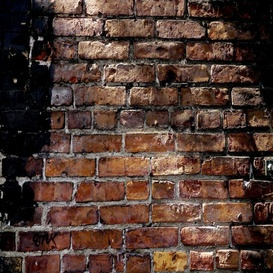
#> input picture data/images/color_estimation/validation_dark_uneven.jpg, 273 x 273 px, shrunk from 640 x 640 before the run
$ python -i experiment_isolated_brick_clusters.py   (imports and definitions only)   (older library calls are emulated)
#> lines starting #> are read from the running program, lines starting #| are printed output that depends on the picture; after the words box and inside, x2 and y2 are one past the last pixel; in counts of white or black regions, pixels touching at a corner belong together
### scripts/validate_wall_lab_clusters.py
import json
from pathlib import Path

import cv2
import numpy as np


PROJECT_ROOT = Path(__file__).resolve().parents[1]
IMAGE_DIRECTORY = PROJECT_ROOT / "data" / "images" / "color_estimation"
OUTPUT_DIRECTORY = PROJECT_ROOT / "outputs" / "wall_lab_clusters"
SCENE_NAMES = (
    "wall_exposure_dark",
    "wall_mixed_colors",
    "wall_stylized",
    "wall_textured",
)
CLUSTER_COUNT = 5
TITLE_HEIGHT = 42
KMEANS_CRITERIA = (
    cv2.TERM_CRITERIA_EPS + cv2.TERM_CRITERIA_MAX_ITER,
    50,
    0.2,
)


# [6 lines left out: function load_image, not called in this run]


def cluster_lab_image(
    image: np.ndarray,
    cluster_count: int,
) -> tuple[np.ndarray, np.ndarray]:
    """Group image pixels in Lab and order clusters from dark to light."""
    lab_image = cv2.cvtColor(image, cv2.COLOR_BGR2LAB)
    pixels = lab_image.reshape(-1, 3).astype(np.float32)

    cv2.setRNGSeed(42)
    _, labels, centers = cv2.kmeans(
        pixels,
        cluster_count,
        None,
        KMEANS_CRITERIA,
        5,
        cv2.KMEANS_PP_CENTERS,
    )

    lightness_order = np.argsort(centers[:, 0])
    ordered_centers = centers[lightness_order]
    label_mapping = np.empty(cluster_count, dtype=np.int32)
    label_mapping[lightness_order] = np.arange(cluster_count)
    ordered_labels = label_mapping[labels.ravel()].reshape(lab_image.shape[:2])
    return ordered_labels, ordered_centers


# [112 lines left out: functions reconstruct_cluster_map, add_title, build_mask_panel, process_scene, main, not called in this run]


# [2 lines that do not run on import are left out]

### scripts/experiment_isolated_brick_clusters.py
import json
from itertools import combinations
from pathlib import Path

import cv2
import numpy as np

from scripts.validate_wall_lab_clusters import (
    CLUSTER_COUNT,
    build_mask_panel,
    cluster_lab_image,
    reconstruct_cluster_map,
)


PROJECT_ROOT = Path(__file__).resolve().parents[1]
IMAGE_DIRECTORY = PROJECT_ROOT / "Initial_Dataset_Bricks_LEGO"
OUTPUT_DIRECTORY = PROJECT_ROOT / "outputs" / "hackathon_isolated_bricks_experiment"


def find_table_boundary(image: np.ndarray) -> int:
    """Estimate the wall-to-table boundary from the unobstructed right side."""
    height, width = image.shape[:2]
    lab = cv2.cvtColor(image, cv2.COLOR_BGR2LAB).astype(np.float32)
    x1, x2 = round(width * 0.78), round(width * 0.98)
    y1, y2 = round(height * 0.50), round(height * 0.92)
    strip = lab[y1:y2, x1:x2]
    row_change = np.mean(np.linalg.norm(np.diff(strip, axis=0), axis=2), axis=1)
    row_change = cv2.GaussianBlur(row_change.reshape(-1, 1), (1, 15), 0).ravel()
    return y1 + int(np.argmax(row_change))


def cluster_options() -> list[tuple[int, ...]]:
    """Return every one- and two-cluster foreground hypothesis."""
    return [
        option
        for size in (1, 2)
        for option in combinations(range(CLUSTER_COUNT), size)
    ]


def clean_candidate_mask(
    labels: np.ndarray,
    selected: tuple[int, ...],
    table_y: int,
) -> tuple[np.ndarray, np.ndarray]:
    """Build a foreground mask and limit it to the physical work area."""
    height, width = labels.shape
    raw = np.where(np.isin(labels, selected), 255, 0).astype(np.uint8)
    limited = raw.copy()
    limited[: round(height * 0.10), :] = 0
    limited[min(height, table_y + round(height * 0.10)) :, :] = 0
    limited[:, : round(width * 0.055)] = 0
    limited[:, round(width * 0.985) :] = 0

    open_kernel = cv2.getStructuringElement(cv2.MORPH_RECT, (5, 5))
    close_kernel = cv2.getStructuringElement(cv2.MORPH_RECT, (9, 13))
    cleaned = cv2.morphologyEx(limited, cv2.MORPH_OPEN, open_kernel)
    cleaned = cv2.morphologyEx(cleaned, cv2.MORPH_CLOSE, close_kernel)
    return raw, cleaned


def clean_existing_mask(mask: np.ndarray, table_y: int) -> np.ndarray:
    """Apply the same spatial limits and morphology to an existing mask."""
    height, width = mask.shape
    limited = mask.copy()
    limited[: round(height * 0.10), :] = 0
    limited[min(height, table_y + round(height * 0.10)) :, :] = 0
    limited[:, : round(width * 0.055)] = 0
    limited[:, round(width * 0.985) :] = 0
    open_kernel = cv2.getStructuringElement(cv2.MORPH_RECT, (5, 5))
    close_kernel = cv2.getStructuringElement(cv2.MORPH_RECT, (9, 13))
    cleaned = cv2.morphologyEx(limited, cv2.MORPH_OPEN, open_kernel)
    return cv2.morphologyEx(cleaned, cv2.MORPH_CLOSE, close_kernel)


def component_candidates(mask: np.ndarray, table_y: int) -> tuple[list[dict], list[dict]]:
    """Separate plausible upright bricks from rejected foreground regions."""
    height, width = mask.shape
    count, _, stats, _ = cv2.connectedComponentsWithStats(mask, connectivity=8)
    accepted = []
    rejected = []
    image_area = height * width

    for label in range(1, count):
        x, y, box_width, box_height, area = (int(value) for value in stats[label])
        fill_ratio = area / max(1, box_width * box_height)
        bottom = y + box_height
        reasons = []
        if area < image_area * 0.002:
            reasons.append("area")
        if box_width < width * 0.025:
            reasons.append("width")
        if box_height < height * 0.18:
            reasons.append("height")
        if bottom < table_y - height * 0.18:
            reasons.append("unsupported")
        if fill_ratio < 0.16:
            reasons.append("fill")
        if x <= width * 0.06 or x + box_width >= width * 0.98:
            reasons.append("border")
        if y <= height * 0.12:
            reasons.append("top_border")

        item = {
            "bbox_px": {
                "x": x,
                "y": y,
                "width": box_width,
                "height": box_height,
            },
            "area_px": area,
            "fill_ratio": round(fill_ratio, 4),
            "reasons": reasons,
        }
        (accepted if not reasons else rejected).append(item)
    return accepted, rejected


def evaluate_option(
    labels: np.ndarray,
    selected: tuple[int, ...],
    table_y: int,
) -> dict:
    """Measure how well one cluster union behaves as isolated bricks."""
    height, width = labels.shape
    raw, cleaned = clean_candidate_mask(labels, selected, table_y)
    accepted, rejected = component_candidates(cleaned, table_y)

    wall_seed = raw[
        round(height * 0.10) : round(height * 0.23),
        round(width * 0.12) : round(width * 0.96),
    ]
    table_seed = raw[
        max(round(height * 0.93), table_y + round(height * 0.10)) : round(
            height * 0.99
        ),
        round(width * 0.25) : round(width * 0.96),
    ]
    wall_occupancy = float(np.mean(wall_seed > 0)) if wall_seed.size else 1.0
    table_occupancy = float(np.mean(table_seed > 0)) if table_seed.size else 1.0
    accepted_area = sum(item["area_px"] for item in accepted)
    rejected_area = sum(item["area_px"] for item in rejected)
    work_area = max(1, (table_y - round(height * 0.10)) * width)
    object_coverage = accepted_area / work_area
    accepted_share = accepted_area / max(1, accepted_area + rejected_area)
    mean_fill = (
        float(np.mean([item["fill_ratio"] for item in accepted]))
        if accepted
        else 0.0
    )
    useful_count = min(len(accepted), 8) / 8.0
    oversized = any(
        item["bbox_px"]["width"] > width * 0.65
        or item["bbox_px"]["height"] > height * 0.85
        for item in accepted
    )

    score = (
        1.6 * min(object_coverage / 0.30, 1.0)
        + 1.2 * accepted_share
        + 0.8 * mean_fill
        + 0.5 * useful_count
        - 2.6 * wall_occupancy
        - 0.7 * table_occupancy
        - (1.0 if oversized else 0.0)
        - (2.0 if not accepted else 0.0)
    )
    return {
        "selected_clusters": list(selected),
        "score": round(score, 4),
        "wall_occupancy": round(wall_occupancy, 4),
        "table_occupancy": round(table_occupancy, 4),
        "object_coverage": round(object_coverage, 4),
        "accepted_share": round(accepted_share, 4),
        "mean_fill": round(mean_fill, 4),
        "accepted_count": len(accepted),
        "rejected_count": len(rejected),
        "oversized": oversized,
        "raw_mask": raw,
        "cleaned_mask": cleaned,
        "accepted": accepted,
        "rejected": rejected,
    }


def normalized_profile(profile: np.ndarray) -> np.ndarray:
    """Normalize a one-dimensional signal without amplifying flat profiles."""
    lower, upper = np.percentile(profile, (10, 90))
    if upper <= lower:
        return np.zeros_like(profile, dtype=np.float32)
    return np.clip((profile - lower) / (upper - lower), 0.0, 1.0)


def build_local_search_region(
    image: np.ndarray,
    table_y: int,
) -> tuple[np.ndarray, np.ndarray, dict]:
    """Find broad object columns using their Lab distance from the upper wall."""
    height, width = image.shape[:2]
    lab = cv2.cvtColor(image, cv2.COLOR_BGR2LAB).astype(np.float32)
    wall_seed = lab[
        round(height * 0.10) : round(height * 0.23),
        round(width * 0.12) : round(width * 0.96),
    ]
    wall_center = np.median(wall_seed.reshape(-1, 3), axis=0)
    difference = lab - wall_center
    distance = np.sqrt(
        0.05 * difference[:, :, 0] ** 2
        + difference[:, :, 1] ** 2
        + difference[:, :, 2] ** 2
    )
    seed_difference = wall_seed - wall_center
    seed_distance = np.sqrt(
        0.05 * seed_difference[:, :, 0] ** 2
        + seed_difference[:, :, 1] ** 2
        + seed_difference[:, :, 2] ** 2
    )
    threshold = max(10.0, float(np.percentile(seed_distance, 99.0)) + 3.0)
    coarse = np.where(distance >= threshold, 255, 0).astype(np.uint8)
    coarse[: round(height * 0.10), :] = 0
    coarse[table_y:, :] = 0
    coarse[:, : round(width * 0.055)] = 0
    coarse[:, round(width * 0.985) :] = 0
    coarse = cv2.morphologyEx(
        coarse,
        cv2.MORPH_OPEN,
        cv2.getStructuringElement(cv2.MORPH_RECT, (5, 5)),
    )

    y1 = round(height * 0.18)
    y2 = table_y
    column_occupancy = np.mean(coarse[y1:y2] > 0, axis=0)
    active = np.where(column_occupancy >= 0.16, 255, 0).astype(np.uint8)
    active = cv2.morphologyEx(
        active.reshape(1, -1),
        cv2.MORPH_CLOSE,
        cv2.getStructuringElement(cv2.MORPH_RECT, (61, 1)),
    ).ravel()

    region = np.zeros_like(coarse)
    count, _, stats, _ = cv2.connectedComponentsWithStats(
        active.reshape(1, -1), connectivity=8
    )
    spans = []
    margin = round(width * 0.02)
    for label in range(1, count):
        x, _, span_width, _, _ = (int(value) for value in stats[label])
        if span_width < width * 0.045:
            continue
        start = max(round(width * 0.055), x - margin)
        stop = min(round(width * 0.985), x + span_width + margin)
        region[round(height * 0.10) : table_y + round(height * 0.10), start:stop] = 255
        spans.append({"x": start, "width": stop - start})
    return coarse, region, {
        "wall_center_lab_opencv": [round(float(value), 2) for value in wall_center],
        "distance_threshold": round(threshold, 3),
        "horizontal_spans": spans,
    }


def local_mask_quality(mask: np.ndarray, table_y: int) -> tuple[float, list[dict], list[dict]]:
    """Score a locally completed mask using only foreground geometry."""
    height, width = mask.shape
    accepted, rejected = component_candidates(mask, table_y)
    accepted_area = sum(item["area_px"] for item in accepted)
    rejected_area = sum(item["area_px"] for item in rejected)
    work_area = max(1, (table_y - round(height * 0.10)) * width)
    coverage = accepted_area / work_area
    accepted_share = accepted_area / max(1, accepted_area + rejected_area)
    mean_fill = (
        float(np.mean([item["fill_ratio"] for item in accepted]))
        if accepted
        else 0.0
    )
    useful_count = min(len(accepted), 8) / 8.0
    score = (
        1.6 * min(coverage / 0.30, 1.0)
        + 1.2 * accepted_share
        + 0.8 * mean_fill
        + 0.5 * useful_count
        - (2.0 if not accepted else 0.0)
    )
    return score, accepted, rejected


def build_silhouette_mask(
    coarse_foreground: np.ndarray,
    search_region: np.ndarray,
    table_y: int,
) -> np.ndarray:
    """Build a support-line-limited fallback from the wall-distance silhouette."""
    silhouette = cv2.bitwise_and(coarse_foreground, search_region)
    silhouette[table_y:, :] = 0
    close_kernel = cv2.getStructuringElement(cv2.MORPH_RECT, (11, 17))
    open_kernel = cv2.getStructuringElement(cv2.MORPH_RECT, (5, 5))
    silhouette = cv2.morphologyEx(silhouette, cv2.MORPH_CLOSE, close_kernel)
    return cv2.morphologyEx(silhouette, cv2.MORPH_OPEN, open_kernel)


def extend_components_to_support(
    components: list[dict],
    table_y: int,
    image_height: int,
) -> list[dict]:
    """Restore the portion hidden below the rear wall-to-table boundary."""
    support_bottom = min(image_height, table_y + round(image_height * 0.10))
    extended = []
    for component in components:
        item = {**component, "bbox_px": dict(component["bbox_px"])}
        box = item["bbox_px"]
        current_bottom = box["y"] + box["height"]
        if current_bottom >= table_y - round(image_height * 0.18):
            box["height"] = max(box["height"], support_bottom - box["y"])
        extended.append(item)
    return extended


def recover_local_complement(
    image: np.ndarray,
    labels: np.ndarray,
    selection: dict,
    table_y: int,
) -> dict:
    """Add one unselected cluster only inside a wall-distance object region."""
    coarse, region, region_diagnostics = build_local_search_region(image, table_y)
    base_mask = selection["cleaned_mask"]
    base_score, base_accepted, base_rejected = local_mask_quality(base_mask, table_y)
    candidates = [
        {
            "recovery_source": "none",
            "complementary_cluster": None,
            "score": base_score,
            "mask": base_mask,
            "local_mask": np.zeros_like(base_mask),
            "accepted": base_accepted,
            "rejected": base_rejected,
        }
    ]

    selected_clusters = set(selection["selected_clusters"])
    for cluster in range(CLUSTER_COUNT):
        if cluster in selected_clusters:
            continue
        local_mask = np.where(
            (labels == cluster) & (region > 0) & (coarse > 0),
            255,
            0,
        ).astype(np.uint8)
        combined = clean_existing_mask(cv2.bitwise_or(base_mask, local_mask), table_y)
        score, accepted, rejected = local_mask_quality(combined, table_y)
        candidates.append(
            {
                "recovery_source": "local_cluster",
                "complementary_cluster": cluster,
                "score": score,
                "mask": combined,
                "local_mask": local_mask,
                "accepted": accepted,
                "rejected": rejected,
            }
        )

    silhouette = build_silhouette_mask(coarse, region, table_y)
    silhouette_score, silhouette_accepted, silhouette_rejected = local_mask_quality(
        silhouette,
        table_y,
    )
    candidates.append(
        {
            "recovery_source": "silhouette",
            "complementary_cluster": None,
            "score": silhouette_score,
            "mask": silhouette,
            "local_mask": silhouette,
            "accepted": silhouette_accepted,
            "rejected": silhouette_rejected,
        }
    )

    candidates.sort(
        key=lambda item: (
            -item["score"],
            item["recovery_source"] != "none",
        )
    )
    best = candidates[0]
    if best["recovery_source"] != "none" and best["score"] < base_score + 0.04:
        best = next(item for item in candidates if item["recovery_source"] == "none")
    return {
        **best,
        "coarse_foreground": coarse,
        "search_region": region,
        "silhouette_mask": silhouette,
        "region_diagnostics": region_diagnostics,
        "candidate_scores": [
            {
                "recovery_source": item["recovery_source"],
                "complementary_cluster": item["complementary_cluster"],
                "score": round(float(item["score"]), 4),
                "accepted_count": len(item["accepted"]),
                "rejected_count": len(item["rejected"]),
            }
            for item in candidates
        ],
    }


def split_wide_components(image: np.ndarray, components: list[dict]) -> list[dict]:
    """Split wide brick groups at nearby vertical image-edge evidence."""
    lab = cv2.cvtColor(image, cv2.COLOR_BGR2LAB)
    lightness = lab[:, :, 0].astype(np.float32)
    gradient_x = np.abs(cv2.Sobel(lightness, cv2.CV_32F, 1, 0, ksize=3))
    detections = []

    for component in components:
        box = component["bbox_px"]
        x, y = box["x"], box["y"]
        width, height = box["width"], box["height"]
        nominal_width = max(1.0, height * 0.32)
        estimated_count = max(1, min(12, round(width / nominal_width)))
        if estimated_count == 1 or width < nominal_width * 1.55:
            detections.append(component)
            continue

        inner_y1 = y + round(height * 0.08)
        inner_y2 = y + round(height * 0.90)
        local_lightness = lightness[inner_y1:inner_y2, x : x + width]
        local_gradient = gradient_x[inner_y1:inner_y2, x : x + width]
        edge_profile = np.mean(local_gradient, axis=0)
        darkness_profile = 255.0 - np.mean(local_lightness, axis=0)
        edge_profile = cv2.GaussianBlur(edge_profile.reshape(1, -1), (11, 1), 0).ravel()
        darkness_profile = cv2.GaussianBlur(
            darkness_profile.reshape(1, -1), (11, 1), 0
        ).ravel()
        evidence = 0.7 * normalized_profile(edge_profile) + 0.3 * normalized_profile(
            darkness_profile
        )

        cuts = []
        spacing = width / estimated_count
        search_radius = max(8, round(spacing * 0.28))
        for index in range(1, estimated_count):
            predicted = round(index * spacing)
            start = max(1, predicted - search_radius)
            stop = min(width - 1, predicted + search_radius + 1)
            cut = start + int(np.argmax(evidence[start:stop]))
            if not cuts or cut - cuts[-1] >= spacing * 0.45:
                cuts.append(cut)

        boundaries = [0, *cuts, width]
        for start, stop in zip(boundaries, boundaries[1:]):
            if stop - start < nominal_width * 0.45:
                continue
            detections.append(
                {
                    **component,
                    "bbox_px": {
                        "x": x + int(start),
                        "y": y,
                        "width": int(stop - start),
                        "height": height,
                    },
                    "parent_bbox_px": box,
                    "split_from_group": True,
                }
            )
    return sorted(detections, key=lambda item: item["bbox_px"]["x"])


# [33 lines left out: functions draw_preview, serializable_result, not called in this run]


def process_image(image_path: Path) -> dict:
    """Run cluster selection for one NS brick scene and save diagnostics."""
    image = cv2.imread(str(image_path))
#> image is the input picture: shape (273, 273, 3); mean B, G, R 51.2, 59.8, 82.1
    if image is None:
        raise FileNotFoundError(f"Could not read image: {image_path}")
    labels, centers = cluster_lab_image(image, CLUSTER_COUNT)
#> in cluster_lab_image, `_, labels, centers = cv2.kmeans( pixels, cluster_count, None, KMEANS_C..`: centers = [[6.53, 130.3, 128.7], [121.8, 137.7, 140.8], [170.4, 134.6, 140], [48.48, 139.1, 138], [84.29, 141, 141.7]]
#> in cluster_lab_image, `lightness_order = np.argsort(centers[:, 0])`: lightness_order = [0, 3, 4, 1, 2]
#> in cluster_lab_image, `ordered_centers = centers[lightness_order]`: ordered_centers = [[6.53, 130.3, 128.7], [48.48, 139.1, 138], [84.29, 141, 141.7], [121.8, 137.7, 140.8], [170.4, 134.6, 140]]
#> in cluster_lab_image, `ordered_labels = label_mapping[labels.ravel()].reshape(lab_image.shape..`:
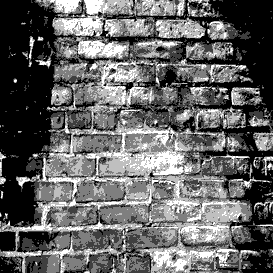
#> ordered_labels: shape (273, 273) int32; min 0, max 4, mean 1.58; drawn with min black and max white
#> centers has the same summary as ordered_centers in cluster_lab_image
    table_y = find_table_boundary(image)
#> in find_table_boundary, `lab = cv2.cvtColor(image, cv2.COLOR_BGR2LAB).astype(np.float32)`:
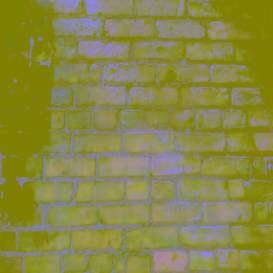
#> lab: shape (273, 273, 3) float32; mean B, G, R 69, 136.4, 136.9
#> in find_table_boundary, `strip = lab[y1:y2, x1:x2]`:
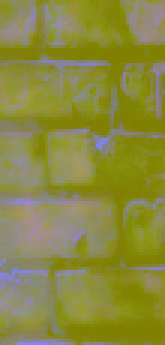
#> strip: shape (115, 55, 3) float32 (shown 3 times larger); mean B, G, R 64.2, 137.7, 138.4
#> in find_table_boundary, `row_change = np.mean(np.linalg.norm(np.diff(strip, axis=0), axis=2), a..`: row_change = 114 values, max 73.36 at index 19, min 4.37 at index 16, mean 20.71
#> in find_table_boundary, `row_change = cv2.GaussianBlur(row_change.reshape(-1, 1), (1, 15), 0).r..`: row_change = 114 values, max 36.46 at index 20, min 12.24 at index 99, mean 20.51
#> table_y = 156
    results = [evaluate_option(labels, option, table_y) for option in cluster_options()]
#> in clean_candidate_mask, `raw = np.where(np.isin(labels, selected), 255, 0).astype(np.uint8)`:
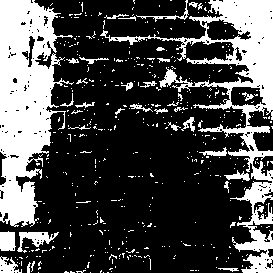
#> raw: shape (273, 273); 28.9% white; 463 white regions (431 under 20 px), largest, box (x1, y1, x2, y2) and area: (0, 0, 74, 227) 9673, (100, 0, 273, 273) 8300, (17, 232, 59, 253) 351
#> in clean_candidate_mask, `limited[:, round(width * 0.985) :] = 0`:
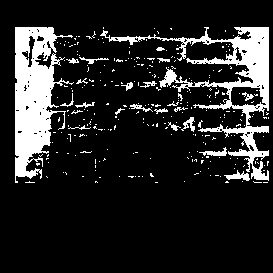
#> limited: shape (273, 273); 15% white; 282 white regions (260 under 20 px), largest, box (x1, y1, x2, y2) and area: (15, 27, 74, 183) 4884, (100, 27, 269, 181) 4549, (224, 170, 250, 181) 131
#> in clean_candidate_mask, `cleaned = cv2.morphologyEx(limited, cv2.MORPH_OPEN, open_kernel)`:
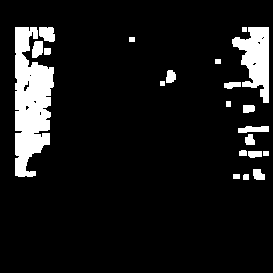
#> cleaned: shape (273, 273); 9.3% white; 21 white regions, largest, box (x1, y1, x2, y2) and area: (15, 27, 54, 177) 3912, (232, 27, 269, 103) 1601, (39, 27, 55, 42) 199
#> (the rest of the program and of its run is left out)
